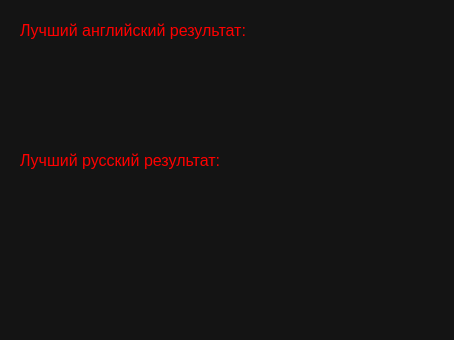
<?xml version="1.0" encoding="UTF-8"?>
<ui version="4.0">
 <class>MainWindow</class>
 <widget class="QMainWindow" name="MainWindow">
  <property name="geometry">
   <rect>
    <x>0</x>
    <y>0</y>
    <width>454</width>
    <height>340</height>
   </rect>
  </property>
  <property name="windowTitle">
   <string>MainWindow</string>
  </property>
  <property name="styleSheet">
   <string notr="true">background: #141414;</string>
  </property>
  <widget class="QWidget" name="centralwidget">
   <widget class="QLabel" name="label">
    <property name="geometry">
     <rect>
      <x>20</x>
      <y>20</y>
      <width>251</width>
      <height>21</height>
     </rect>
    </property>
    <property name="styleSheet">
     <string notr="true">color: red; font-size: 16px;</string>
    </property>
    <property name="text">
     <string>Лучший английский результат:</string>
    </property>
   </widget>
   <widget class="QLabel" name="label_2">
    <property name="geometry">
     <rect>
      <x>20</x>
      <y>150</y>
      <width>221</width>
      <height>21</height>
     </rect>
    </property>
    <property name="styleSheet">
     <string notr="true">color: red; font-size: 16px;</string>
    </property>
    <property name="text">
     <string>Лучший русский результат:</string>
    </property>
   </widget>
   <widget class="QLabel" name="ru_res">
    <property name="geometry">
     <rect>
      <x>20</x>
      <y>195</y>
      <width>361</width>
      <height>41</height>
     </rect>
    </property>
    <property name="styleSheet">
     <string notr="true">color: red; font-size: 16px;</string>
    </property>
    <property name="text">
     <string/>
    </property>
   </widget>
   <widget class="QLabel" name="eng_res">
    <property name="geometry">
     <rect>
      <x>20</x>
      <y>70</y>
      <width>361</width>
      <height>41</height>
     </rect>
    </property>
    <property name="styleSheet">
     <string notr="true">color:red; font-size: 16px;</string>
    </property>
    <property name="text">
     <string/>
    </property>
   </widget>
  </widget>
  <widget class="QMenuBar" name="menubar">
   <property name="geometry">
    <rect>
     <x>0</x>
     <y>0</y>
     <width>454</width>
     <height>26</height>
    </rect>
   </property>
  </widget>
  <widget class="QStatusBar" name="statusbar"/>
 </widget>
 <resources/>
 <connections/>
</ui>
